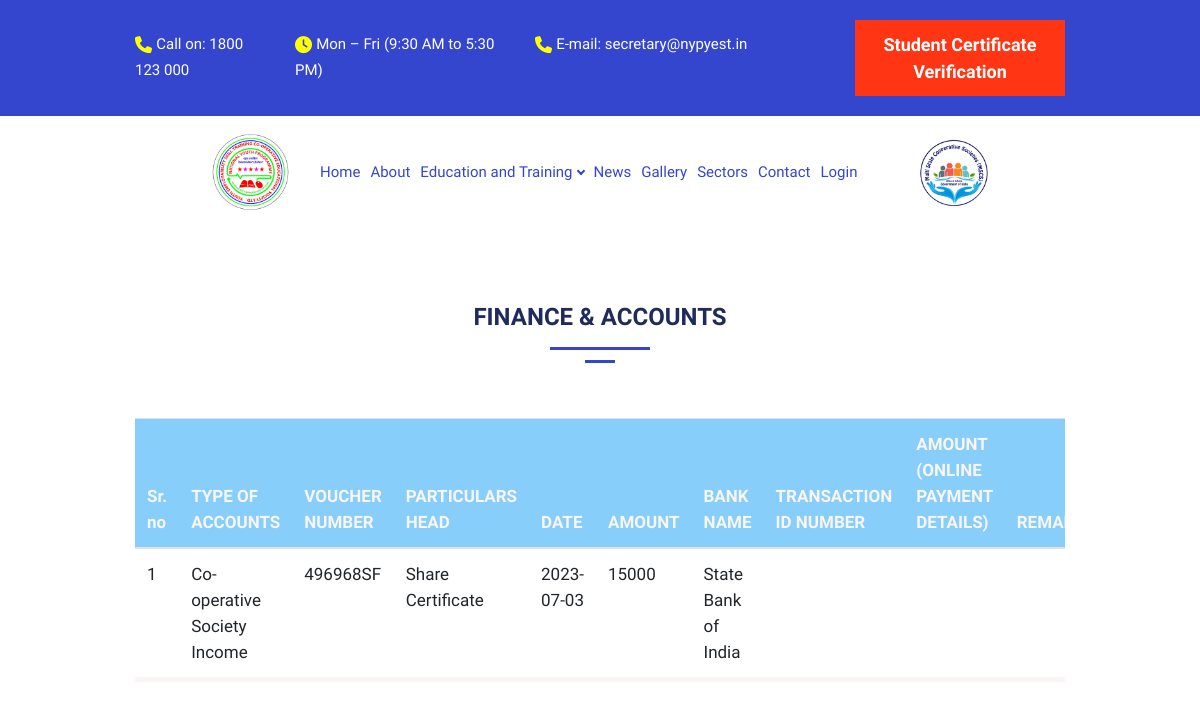
Page /e_finance_and_accounts on the earlier database version.
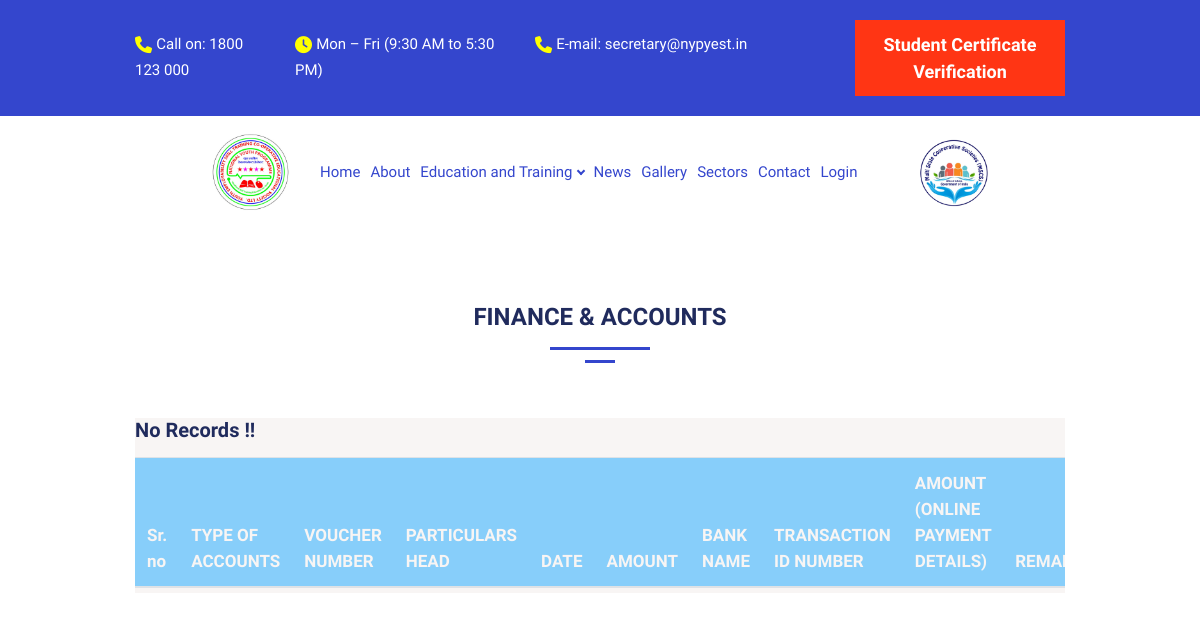
Same page on the later database version.
### nationalyouth/models.py (models this page shows, shortened)
class E_Office_Account(models.Model):
    type_of_account = models.ForeignKey(Type_of_Account, on_delete = models.CASCADE,null=True,blank=True) #select option filed
    voucher_number = models.CharField(max_length=250)
    particular_head = models.ForeignKey(Particulars_Head, on_delete = models.CASCADE,null=True,blank=True) #select option filed
    date = models.CharField(max_length=250)
    amount = models.CharField(max_length=250)
    bank_name = models.CharField(max_length=250)
    amount_detail = models.CharField(max_length=250)
    transaction_number = models.CharField(max_length=250)
    remark = models.CharField(max_length=250)
    name = models.CharField(max_length=250)
    college_name = models.ForeignKey(College_Name, on_delete = models.CASCADE,null=True,blank=True) #select option filed
    address = models.CharField(max_length=250)
    amount2 = models.CharField(max_length=250)
    file_referral_number = models.CharField(max_length=250)
    office_registration_number = models.CharField(max_length=250)
    pan_card_number = models.CharField(max_length=250)
    officer_incharge_name = models.CharField(max_length=250)
    secretary_name = models.CharField(max_length=250)
    officer_incharge_status = models.ForeignKey(Status, on_delete = models.CASCADE,null=True,blank=True,related_name='officer_incharge_status') #select option filed
    secretary_status = models.ForeignKey(Status, on_delete = models.CASCADE,null=True,blank=True,related_name='secretry_status') #select option filed
    remark_staff_approval = models.CharField(max_length=250)
    remark_officer_approval = models.CharField(max_length=250)
    office_referral_number = models.CharField(max_length=250)
    description = models.TextField(max_length=250,null=True)   # Doubt in field
    date_and_time = models.DateTimeField(auto_now_add=True)

class Type_of_Account(models.Model):
    type_of_account = models.CharField(max_length=250)
    date_and_time = models.DateTimeField(auto_now_add=True)

class Particulars_Head(models.Model):
    particular_head = models.CharField(max_length=250)
    date_and_time = models.DateTimeField(auto_now_add=True)
    def __str__(self):
        return self.particular_head

### nationalyouth/views.py (the view)
# urls.py: path('e_finance_and_accounts',e_finance_and_accounts,name='se_finance_and_accounts'),
def e_finance_and_accounts(request):
    all_e_finance_and_accounts = E_Office_Account.objects.all()
    data = {
        'all_e_finance_and_accounts':all_e_finance_and_accounts,
    }
    return render(request,'internal/e_finance_and_accounts.html',data)

### nationalyouth/templates/internal/e_finance_and_accounts.html (shortened to what this page needs)
{% extends 'Main/base.html' %} {% block main_content %} {% load static %}
<div class="phStickyWrap">
    {% include 'Main/header.html' %}
</div>
<body>
    <div class="d-lg-flex">
        <div class="container mb-16">
            <div class="row align-items-center justify-content-center">
                <div class="col-lg-12 col-md-12 col-sm-6 py-5 pt-15">
                    <center>
                        <h3>FINANCE & ACCOUNTS</h3>
                        <div style="display: flex; flex-direction: column; align-items: center;">
                            <div style="width: 100px; height: 3px; background-color: #3446CD; margin-bottom: 10px;">
                            </div>
                            <div style="width: 30px; height: 3px; background-color: #3446CD; margin-bottom: 55px;">
                            </div>
                        </div>
                    </center>
                  <section class="bg-light">
                    <div class="table-responsive" id="no-more-tables">
                        <table class="table bg-white">
                            <thead class="bg-dark text-light">
                                <tr>
                                    <th>Sr. no</th>
                                    <th>TYPE OF ACCOUNTS</th>
                                    <th>VOUCHER NUMBER</th>
                                    <th>PARTICULARS HEAD</th>
                                    <th>DATE</th>
                                    <th>AMOUNT</th>
                                    <th>BANK NAME</th>
                                    <th>TRANSACTION ID NUMBER</th>
                                    <th>AMOUNT (ONLINE PAYMENT DETAILS)</th>
                                    <th>REMARKS</th>
                                </tr>
                            </thead>
                            <tbody>
                                {% if all_e_finance_and_accounts %}
                                {% for finance_and_accounts in all_e_finance_and_accounts %}
                                <tr>
                                    <td>{{forloop.counter}}</td>
                                    <td>{{finance_and_accounts.type_of_account.type_of_account}}</td>
                                    <td>{{finance_and_accounts.voucher_number}}</td>
                                    <td>{{finance_and_accounts.particular_head}}</td>
                                    <td>{{finance_and_accounts.date}}</td>
                                    <td>{{finance_and_accounts.amount}}</td>
                                    <td>{{finance_and_accounts.bank_name}}</td>
                                </tr>
                                {% endfor %}
                                {% else %}
                                <h4>No Records !!</h4>
                                {% endif %}
                            </tbody>
                        </table>
                    </div>
                  </section>
                </div>
            </div>
        </div>
        {% endblock %}

### nationalyouth/templates/Main/base.html (shortened to what this page needs)
<!DOCTYPE html>
<html lang="en">
{% load static %}
<head>
	<link rel="stylesheet" href="{% static 'main/css/bootstrap.css' %}">
	<link rel="stylesheet" href="{% static 'main/css/style.css' %}">
	<link rel="stylesheet" href="{% static 'main/css/colors.css' %}">
	<link rel="stylesheet" href="{% static 'main/css/responsive.css' %}">
</head>
<body>
{% block main_content %}{% endblock %}
</body>
</html>

### nationalyouth/templates/Main/header.html (shortened to what this page needs)
{% load static %}
<header id="pageHeader" class="bg-white">
    <div class="hdTopBar py-2 py-xl-3 pb-2" style="background-color: #3446cd; display: none; display: -webkit-box;">
        <div class="container">
            <div class="row">
                <div class="col-md-2 pt-4">
                    <a href="tel:1800 123 000">
                        <i class="fas fa-phone align-middle icn" style="color: yellow;">
                            <span class="sr-only">icon</span></i>
                        <span style="color: white;font-size: 15px;">Call on: 1800 123 000</span>
                    </a>
                </div>
                <div class="col-md-3 pt-4">
                    <time datetime="2023-06-12">
                        <i class="fa fa-clock align-middle icn" style="color: yellow;"></i>
                        <span style="color: white;font-size: 15px;">Mon – Fri (9:30 AM to 5:30 PM)
                    </time>
                </div>
                <div class="col-md-4 pt-4"> <a>
                        <i class="fas fa-phone align-middle icn" style="color: yellow;"></i>
                        <span style="color: white;font-size: 15px;">E-mail: secretary@nypyest.in</span>
                    </a>
                </div>
                <div class="col-md-3 pb-2">
                    <button type="button"
                        class="btn btnTheme d-flex font-weight-bold text-capitalize position-relative border-0 p-0 mt-2 btnWidthSmall"
                        data-hover="Student Certificate Verification">
                        <span class="d-block btnText">Student Certificate Verification</span>
                    </button>
                </div>
            </div>
        </div>
    </div>
    <div class="hdFixerWrap py-2 py-md-3 py-xl-5 sSticky" style="background-color: #ffffff;">
        <div class="container">
            <nav class="navbar navbar-expand-md navbar-light p-0">
                <div class="logo flex-shrink-0 ml-15 mr-6">
                    <a href="/">
                        <img width="80px" src="{% static 'main/images/homepage/leftlogo.png' %}" class="img-fluid"
                            alt="egovt">
                    </a>
                </div>
                <div
                    class="hdNavWrap flex-grow-1 d-flex align-items-center justify-content-end justify-content-lg-start">
                    <div class="collapse navbar-collapse pageMainNavCollapse mt-2 mt-md-0" id="pageMainNavCollapse">
                        <ul class="navbar-nav mainNavigation">
                            <li class="nav-item dropdown ddohOpener">
                                <a class="nav-link" href=" /" role="button" aria-haspopup="true" aria-expanded="false"
                                    style="color: #3446CD;">Home</a>
                            </li>
                            <li class="nav-item dropdown ddohOpener">
                                <a class="nav-link" href="/about_us" role="button" aria-haspopup="true"
                                    aria-expanded="false" style="color: #3446CD;">About</a>
                            </li>
                            <li class="nav-item dropdown ddohOpener">
                                <a class="nav-link dropdown-toggle dropIcn" href="javascript:void(0);" role="button"
                                    data-toggle="dropdown" aria-haspopup="true" aria-expanded="false"
                                    style="color: #3446CD;">Education and
                                    Training</a>
                            </li>
                            <li class="nav-item dropdown ddohOpener">
                                <a class="nav-link" href="/news" role="button" aria-haspopup="true"
                                    aria-expanded="false" style="color: #3446CD;">News</a>
                            </li>
                            <li class="nav-item dropdown ddohOpener">
                                <a class="nav-link" href="/gallery" role="button" aria-haspopup="true"
                                    aria-expanded="false" style="color: #3446CD;">Gallery</a>
                            </li>
                            <li class="nav-item dropdown ddohOpener">
                                <a class="nav-link" href="/sector" role="button" aria-haspopup="true"
                                    aria-expanded="false" style="color: #3446CD;">Sectors</a>
                            </li>
                            <li class="nav-item dropdown ddohOpener">
                                <a class="nav-link" href="/contact_us" role="button" aria-haspopup="true"
                                    aria-expanded="false" style="color: #3446CD;">Contact</a>
                            </li>
                            {% if user.is_authenticated %}
                            <li class="nav-item dropdown ddohOpener">
                                <a class="nav-link" href="/user_logout" role="button" aria-haspopup="true"
                                    aria-expanded="false" style="color: #3446CD;">Logout</a>
                            </li>
                            {% else %}
                            <li class="nav-item dropdown ddohOpener">
                                <a class="nav-link" href="/dologin" role="button" aria-haspopup="true"
                                    aria-expanded="false" style="color: #3446CD;">Login</a>
                            </li>
                            {% endif %}
                        </ul>
                    </div>
                </div>
                <div class="d-flex justify-content-end">
                    <div class="logo flex-shrink-0 ml-15 mr-14">
                        <a href="/">
                            <img width="80px" src="{% static 'main/images/homepage/rightlogo.png' %}" class="img-fluid"
                                alt="egovt">
                        </a>
                    </div>
                </div>
            </nav>
        </div>
    </div>
</header>

### nationalyouth/static/main/css/colors.css (style rules this page uses)
.btnTheme.btnNoOver, .btnTheme .btnText, .dotsList.dotsListii li.slick-active button, .dotsList.dotsListii button:hover, .btn-outline-light:hover, .progressTheme, .ssArrowVii:hover, .hdLangDropdown .dropdown-item:hover, .hdLangDropdown .dropdown-item.active, .dropdown-submenu:hover > .dropdown-item, .dropdown-submenu.show > .dropdown-item, .hdDropdownList > li.active > a, .hdDropdownList a:hover, .fflColumn:hover .icnWrap, .featuresAsideBlock::before, .btnPlayLink .icnPlay, .ueTimeTag .textDay, .ccwIcn, .npbTimeTag, .erLinksList.bgTheme, .mcssList .mcssLink:hover, .egdColumn:hover .btn, .egdColumn .icnWrap, .infigQuote, .gbfColumn:hover .icnWrap, .pagination .page-item.active .page-link, .pagination .page-link:hover, .ueEveColumn__list .btnCustomLightOutline::before, .ifbFiltersList li.active a, .ifbFiltersList a:hover, .dtlhDress, .scgTabList .nav-link::after, .scgTabList.nav-tabs .nav-link::after, .postNavigatorNav .btnPrev:hover, .postNavigatorNav .btnNext:hover, .btnYouPlay, .btnLinkShare:hover, .donationForm .customRadioBtnLabel .cuFakeLabel::after, .ourPromiseBlock .btnPlayHolder:hover .btnPlay::before, .ourPromiseBlock .videoWrap .btnPlay, .opbTabset .nav-link.active, .opbTabset .nav-link:hover, .progressBar .percentageProgBar .over, .progressBar .pbCountNumber, .widgetWrap.bgTheme, #myTab .tablink::before, .causeSingle .ourCauseColumn[data-featured-tag]::before, .echColumnii .spanLinkGo, .getDirColumn .ardBadge, .ui-widget.ui-slider.ui-slider-horizontal .ui-widget-header, .vssDropdownList li, .newsSingleWrap .dropCap { background-color: #ff3514; }
.btnTheme.btnNoOver:hover, .btnTheme::before, .btnLink, .form-group .req, .hdScheduleList .icn, .mainNavigation.navbar-nav .nav-item.active .nav-link, .mainNavigation.navbar-nav .nav-link:hover, .mainNavigation.navbar-nav .nav-link:focus, .mainNavigation.navbar-nav .nav-link:active, .mainNavigation .ddohOpener:hover > .nav-link, .hdSearchOpener:hover, .fflColumn .icnWrap, .cfbFeatList .icnWrap, .erLinksList > li > a:hover, .egdColumn:hover .icnWrap, .dcsColumn .icnWrap, .coDefaultList > li::before, .drItemRow .btnDownload, .widgetDepartsNav li.active > a, .widgetFiltersNav li.active > a, .widgetDepartsNav li a:hover, .widgetFiltersNav li a:hover, .prtColumn .icnWrap, .euTitle, .tlTimeTitle, .adminCountsList .textLarge, .helpAsideBlock .habTitle, .gbfColumn .icnWrap, .uecTime .textLarge, .widgetUpcoming .icn, .widgetTags a:hover, .widgetTags a.current, .tagList a:hover, .tagList a.current, .pnnPaginList li > a, .newsClassicColumn .icnTheme, .btnYouPlay:hover, .customCheckboxLabel .cuFakeLabel::after, .reviewSubmissionForm .req, .ratingStarList li a:hover, .ratingStarList li.active, .ratingStarList li.active a, .sdbWDescription .ratingStarList li.active, .quantity .quantity-button:hover, .cartTable .quantity .quantity-button:hover, .clientQuote q::before, .thanksForSupportingBlock .habTitle, .ourPromiseBlock .habTitle, .sectionWrap .habTitle, .callLink:hover, .callLink .icn, .clientQuoteii::after, .govServiceCol .icnWrap, #myTab .tablink.active, #myTab .tablink:hover, .causeSingle .icnTheme, .newsSingleWrap .icnTheme, .newsSingleWrap .tagList a.active, .widget h3, .widget .h3 { color: #ff3514; }
.btnTheme.btnNoOver, .btnTheme.btnNoOver:hover, .btnTheme::before, .btn-outline-light:hover, .navbar-light .pgNavOpener, .meetQuote, .egdColumn:hover .btn, .timelineList > li::after, .edupiInfosList .edupiilWrap::before, .dcsTabset .nav-link::before, .dcsTabset.nav-tabs .nav-link::before, .pagination .page-item.active .page-link, .pagination .page-link:hover, .ueEveColumn__list .btnCustomLightOutline::before, .postNavigatorNav .btnPrev:hover, .postNavigatorNav .btnNext:hover, .btnLinkShare:hover, .arddColumnSlider .slick-arrow:hover, .nwssHolder .vssOpener.hover { border-color: #ff3514; }

Differences in the rows shown:
removed E_Office_Account: type_of_account.type_of_account "Co-operative Society Income", voucher_number "496968SF", particular_head "Share Certificate", date "2023-07-03", amount "15000", bank_name "State Bank of India"
Other differences:
text now shown: "No Records !!"
